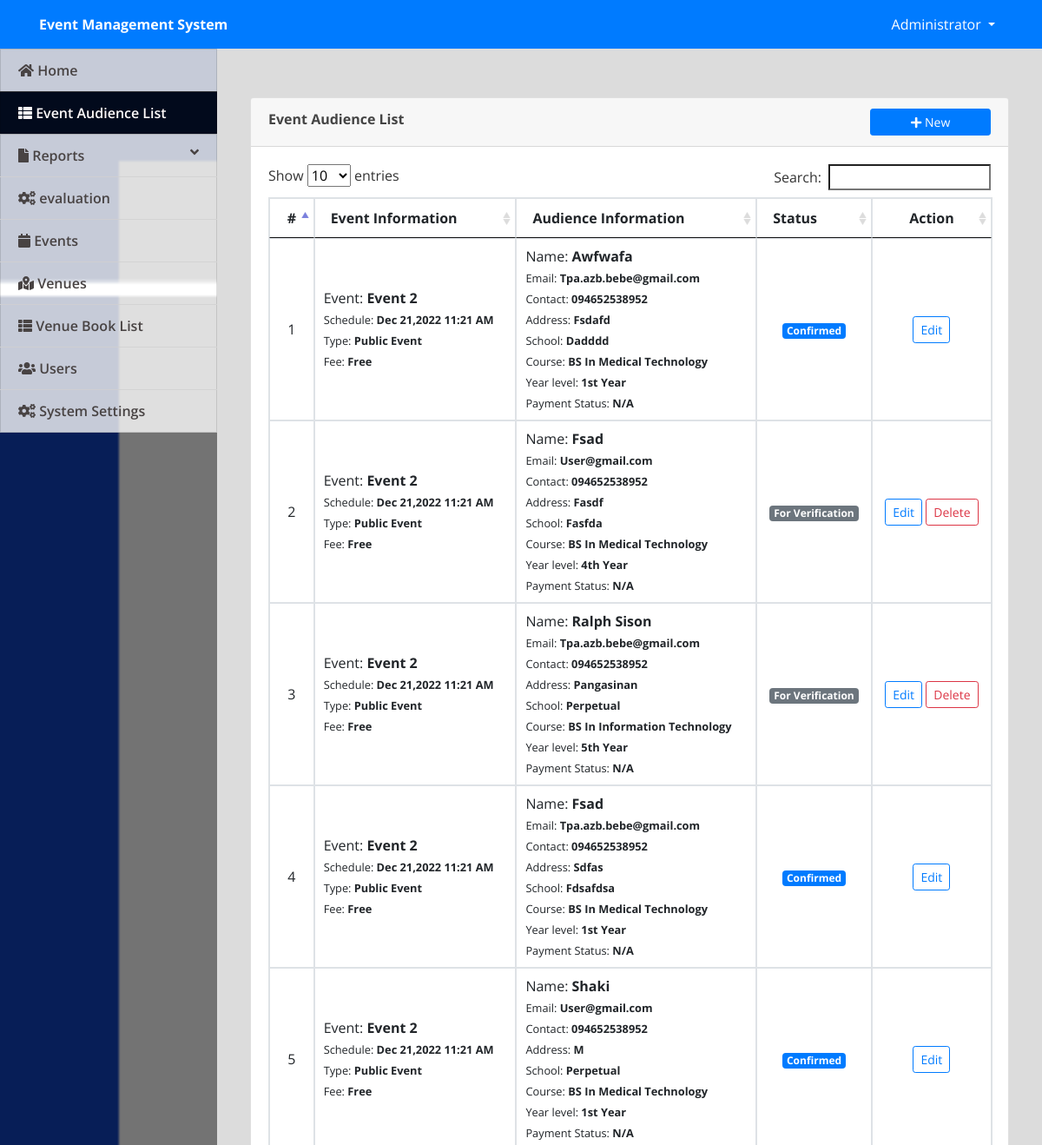
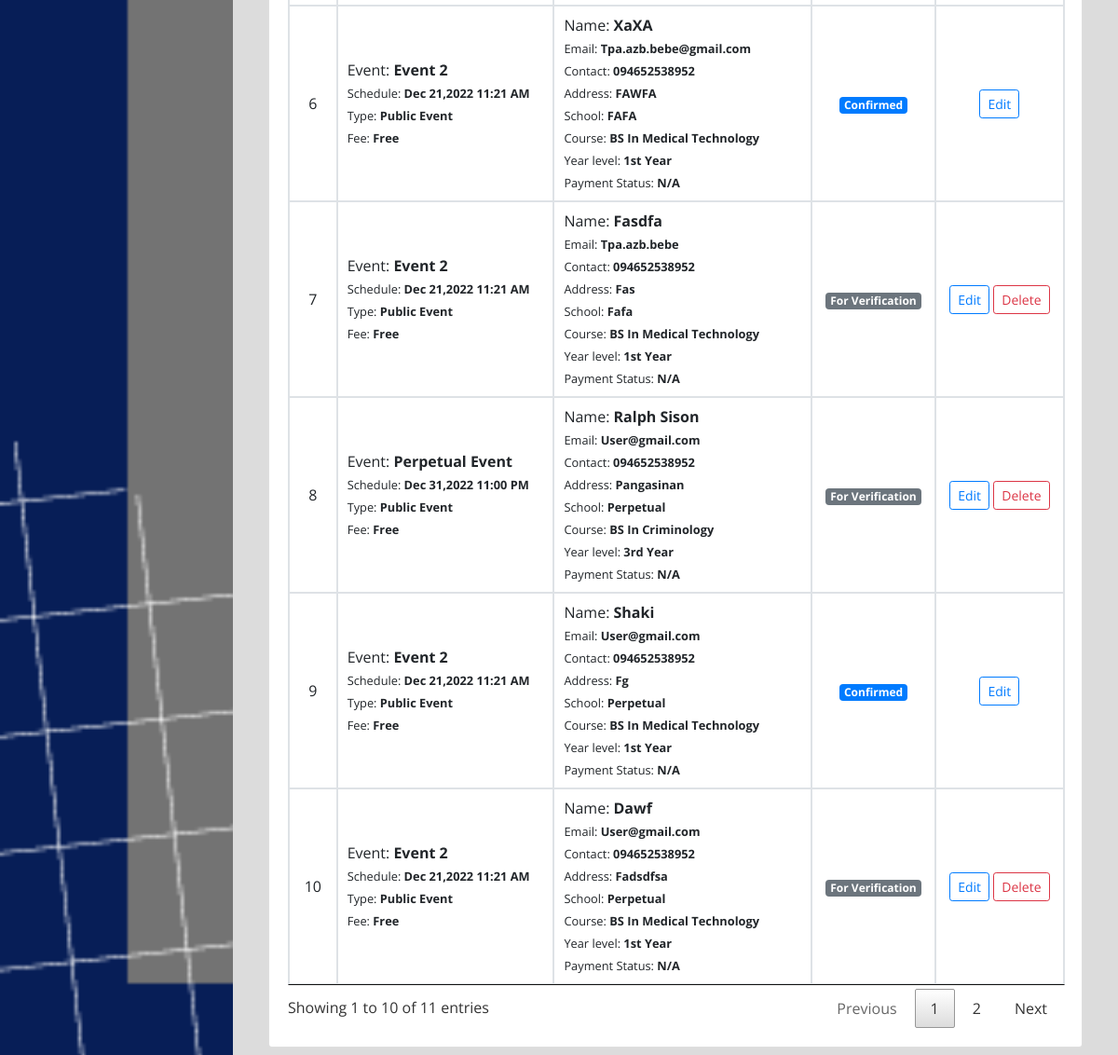
Screenshot of /admin/index.php?page=audience (signed in) with the database file from the repository (2 pictures, top to bottom).
### tables this page shows
CREATE TABLE `audience` (
  `id` int(11) NOT NULL,
  `name` text NOT NULL,
  `contact` varchar(50) NOT NULL,
  `email` varchar(100) NOT NULL,
  `address` text NOT NULL,
  `event_id` int(30) NOT NULL,
  `payment_status` tinyint(1) NOT NULL DEFAULT 0 COMMENT '0= pending, 1 =Paid',
  `attendance_status` tinyint(1) NOT NULL DEFAULT 0 COMMENT '1= present',
  `status` tinyint(1) NOT NULL DEFAULT 0 COMMENT '0 = for verification,  1 = confirmed,2= declined',
  `date_created` datetime NOT NULL DEFAULT current_timestamp(),
  `school` text NOT NULL,
  `course` text NOT NULL,
  `year` text NOT NULL
);

CREATE TABLE `events` (
  `id` int(30) NOT NULL,
  `venue_id` int(30) NOT NULL,
  `event` text NOT NULL,
  `description` text NOT NULL,
  `schedule` datetime NOT NULL,
  `type` tinyint(1) NOT NULL DEFAULT 1 COMMENT '1=Public, 2-Private',
  `audience_capacity` int(30) NOT NULL,
  `payment_type` tinyint(1) NOT NULL DEFAULT 1 COMMENT '1=Free,payable',
  `amount` double NOT NULL DEFAULT 0,
  `banner` text NOT NULL,
  `date_created` datetime NOT NULL,
  `statusevent` tinyint(1) NOT NULL
);

### admin/audience.php (the view, shortened to what this page needs)
<?php include('db_connect.php');?>
<div class="container-fluid">
	<div class="col-lg-12">
		<div class="row">
			<div class="col-md-12">
				<div class="card">
					<div class="card-header">
						<b>Event Audience List</b>
						<span class="">
							<button class="btn btn-primary btn-block btn-sm col-sm-2 float-right" type="button" id="new_register">
					<i class="fa fa-plus"></i> New</button>
				</span>
					</div>
					<div class="card-body">
						<table class="table table-bordered table-condensed table-hover">
							<thead>
								<tr>
									<th class="text-center">#</th>
									<th class="">Event Information</th>
									<th class="">Audience Information</th>
									<th class="">Status</th>
									<th class="text-center">Action</th>
								</tr>
							</thead>
							<tbody>
								<?php
								$i = 1;
								$registering = $conn->query("SELECT a.*,e.event,e.payment_type,e.type,e.amount,e.schedule from audience a inner join events e on e.id = a.event_id");
								while($row=$registering->fetch_assoc()):
								?>
								<tr>
									<td class="text-center"><?php echo $i++ ?></td>
									<td class="">
										 <p>Event: <b><?php echo ucwords($row['event']) ?></b></p>
										 <p><small>Schedule: <b><?php echo date("M d,Y h:i A",strtotime($row['schedule'])) ?></b></small></p>
										 <p><small>Type: <b><?php echo $row['type']  == 1 ? "Public Event" : "Private Event" ?></small></b></p>
										 <p><small>Fee: <b><?php echo $row['payment_type']  == 1 ? "Free" : number_format($row['amount'],2) ?></small></b></p>
									</td>
									<td class="">
										 <p>Name: <b><?php echo  ucwords($row['name']) ?></b></p>
										 <p><small>Email: <b><?php echo  ucwords($row['email']) ?></b></small></p>
										 <p><small>Contact: <b><?php echo  ucwords($row['contact']) ?></b></small></p>
										 <p><small>Address: <b><?php echo  ucwords($row['address']) ?></b></small></p>
										 <p><small>School: <b><?php echo  ucwords($row['school']) ?></b></small></p>
										 <p><small>Course: <b><?php echo  ucwords($row['course']) ?></b></small></p>
										 <p><small>Year level: <b><?php echo  ucwords($row['year']) ?></b></small></p>
										 <p><small>Payment Status: <b><?php echo $row['payment_type']  == 1 ? "N/A" : ($row['payment_status'] == 1 ? "Paid" : "Unpaid") ?></small></b></p>
									</td>
									<td class="text-center">
										 <?php if($row['status'] == 0): ?>
										 	<span class="badge badge-secondary">For Verification</span>
										 <?php elseif($row['status'] == 1): ?>
										 	<span class="badge badge-primary">Confirmed</span>
										<?php elseif($row['status'] == 2): ?>
										 	<span class="badge badge-danger">Cancelled</span>
										 <?php endif; ?>
									</td>
									<td class="text-center">
										<button class="btn btn-sm btn-outline-primary edit_register" type="button" data-id="<?php echo $row['id'] ?>" >Edit</button>
										<?php if(in_array($row['status'],array(0,2))): ?>
										<button class="btn btn-sm btn-outline-danger delete_register" type="button" data-id="<?php echo $row['id'] ?>">Delete</button>
										 <?php endif; ?>
									</td>
								</tr>
								<?php endwhile; ?>
							</tbody>
						</table>
					</div>
				</div>
			</div>
		</div>
	</div>
</div>

### admin/index.php (shortened to what this page needs)
<!DOCTYPE html>
<html lang="en">
<head>
<?php
 include('./header.php');
 ?>
</head>
<body>
	<?php include 'topbar.php' ?>
	<?php include 'navbar.php' ?>
  <main id="view-panel" >
      <?php $page = isset($_GET['page']) ? $_GET['page'] :'home'; ?>
  	<?php include $page.'.php' ?>
  </main>
</body>
</html>

### admin/header.php (shortened to what this page needs)
  <link rel="stylesheet" href="assets/font-awesome/css/all.min.css">
<link href="assets/vendor/bootstrap/css/bootstrap.min.css" rel="stylesheet">
<link href="assets/vendor/icofont/icofont.min.css" rel="stylesheet">
<link href="assets/vendor/boxicons/css/boxicons.min.css" rel="stylesheet">
<link href="assets/vendor/venobox/venobox.css" rel="stylesheet">
<link href="assets/vendor/animate.css/animate.min.css" rel="stylesheet">
<link href="assets/vendor/remixicon/remixicon.css" rel="stylesheet">
<link href="assets/vendor/owl.carousel/assets/owl.carousel.min.css" rel="stylesheet">
<link href="assets/vendor/bootstrap-datepicker/css/bootstrap-datepicker.min.css" rel="stylesheet">
<link href="assets/DataTables/datatables.min.css" rel="stylesheet">
<link href="assets/css/jquery.datetimepicker.min.css" rel="stylesheet">
<link href="assets/css/select2.min.css" rel="stylesheet">
<link href="assets/css/style.css" rel="stylesheet">
<link type="text/css" rel="stylesheet" href="assets/css/jquery-te-1.4.0.css">

### admin/topbar.php (shortened to what this page needs)
<nav class="navbar navbar-light fixed-top bg-primary" style="padding:0;min-height: 3.5rem">
  <div class="container-fluid mt-2 mb-2">
  	<div class="col-lg-12">
      <div class="col-md-4 float-left text-white">
        <large><b><?php echo isset($_SESSION['system']['name']) ? $_SESSION['system']['name'] : '' ?></b></large>
      </div>
	  	<div class="float-right">
        <div class=" dropdown mr-4">
            <a href="#" class="text-white dropdown-toggle"  id="account_settings" data-toggle="dropdown" aria-haspopup="true" aria-expanded="false"><?php echo $_SESSION['login_name'] ?> </a>
        </div>
      </div>
  </div>
</nav>

### admin/navbar.php (shortened to what this page needs)
<nav id="sidebar" class='mx-lt-5 bg-dark' >
		<div class="sidebar-list">
				<a href="index.php?page=home" class="nav-item nav-home"><span class='icon-field'><i class="fa fa-home"></i></span> Home</a>
				<a href="index.php?page=audience" class="nav-item nav-audience"><span class='icon-field'><i class="fa fa-th-list"></i></span> Event Audience List</a>
				<a  class="nav-item nav-reports" data-toggle="collapse" href="#reportCollpase" role="button" aria-expanded="false" aria-controls="reportCollpase"><span class='icon-field'><i class="fa fa-file"></i></span> Reports <i class="fa fa-angle-down float-right"></i></a>
				<a href="index.php?page=eval" class="nav-item nav-=eval"><span class='icon-field'><i class="fa fa-cogs"></i></span> evaluation</a>
				<?php if($_SESSION['login_type'] == 1): ?>
					<a href="index.php?page=events" class="nav-item nav-events"><span class='icon-field'><i class="fa fa-calendar"></i></span> Events</a>
				<a href="index.php?page=venue" class="nav-item nav-venue"><span class='icon-field'><i class="fa fa-map-marked-alt"></i></span> Venues</a>
				<a href="index.php?page=booking" class="nav-item nav-booking"><span class='icon-field'><i class="fa fa-th-list"></i></span> Venue Book List</a>
				<a href="index.php?page=users" class="nav-item nav-users"><span class='icon-field'><i class="fa fa-users"></i></span> Users</a>
				<a href="index.php?page=site_settings" class="nav-item nav-site_settings"><span class='icon-field'><i class="fa fa-cogs"></i></span> System Settings</a>
			<?php endif; ?>
		</div>
</nav>

### admin/assets/css/style.css (style rules this page uses)
body { font-family: "Open Sans", sans-serif; color: #444444; width: 100%; height: calc(100%); }
a { color: #1977cc; }
nav#sidebar { height: calc(100%); position: fixed; z-index: 99; left: 0; width: 250px; background: url(../uploads/art-cover.jpg); background-repeat: no-repeat; background-size: cover; }
a.nav-item { position: relative; display: block; padding: .75rem 1.25rem; margin-bottom: -1px; border: 1px solid rgba(0,0,0,.125); background-color: #ffffffc4; color: #484343; font-weight: 600; }
a.nav-item:hover, .nav-item.active { background-color: #000000ad; color: #fffafa; }
main#view-panel { margin-left: 250px; width:calc(100% - 250px); margin-top: 3.5rem; padding: .5em }

### admin/index.php (style rules this page uses)
body { background: #80808045; }

### admin/navbar.php (style rules this page uses)
nav#sidebar { background: url('assets/uploads/2.png'); background-repeat: no-repeat; background-size: cover; }

### admin/audience.php (style rules this page uses)
td { vertical-align: middle !important; }
td p { margin: unset }

### rows the page displays
audience: event.event "Event 2", event.schedule "Dec 21,2022 11:21 AM", name "Awfwafa", email "Tpa.azb.bebe@gmail.com", contact "094652538952", address "Fsdafd", school "Dadddd", course "BS In Medical Technology", year "1st Year", status "Confirmed"
audience: event.event "Event 2", event.schedule "Dec 21,2022 11:21 AM", name "Fsad", email "User@gmail.com", contact "094652538952", address "Fasdf", school "Fasfda", course "BS In Medical Technology", year "4th Year", status "For Verification"
audience: event.event "Event 2", event.schedule "Dec 21,2022 11:21 AM", name "Ralph Sison", email "Tpa.azb.bebe@gmail.com", contact "094652538952", address "Pangasinan", school "Perpetual", course "BS In Information Technology", year "5th Year", status "For Verification"
audience: event.event "Event 2", event.schedule "Dec 21,2022 11:21 AM", name "Fsad", email "Tpa.azb.bebe@gmail.com", contact "094652538952", address "Sdfas", school "Fdsafdsa", course "BS In Medical Technology", year "1st Year", status "Confirmed"
audience: event.event "Event 2", event.schedule "Dec 21,2022 11:21 AM", name "Shaki", email "User@gmail.com", contact "094652538952", address "M", school "Perpetual", course "BS In Medical Technology", year "1st Year", status "Confirmed"
audience: event.event "Event 2", event.schedule "Dec 21,2022 11:21 AM", name "XaXA", email "Tpa.azb.bebe@gmail.com", contact "094652538952", address "FAWFA", school "FAFA", course "BS In Medical Technology", year "1st Year", status "Confirmed"
audience: event.event "Event 2", event.schedule "Dec 21,2022 11:21 AM", name "Fasdfa", email "Tpa.azb.bebe", contact "094652538952", address "Fas", school "Fafa", course "BS In Medical Technology", year "1st Year", status "For Verification"
audience: event.event "Perpetual Event", event.schedule "Dec 31,2022 11:00 PM", name "Ralph Sison", email "User@gmail.com", contact "094652538952", address "Pangasinan", school "Perpetual", course "BS In Criminology", year "3rd Year", status "For Verification"
audience: event.event "Event 2", event.schedule "Dec 21,2022 11:21 AM", name "Shaki", email "User@gmail.com", contact "094652538952", address "Fg", school "Perpetual", course "BS In Medical Technology", year "1st Year", status "Confirmed"
audience: event.event "Event 2", event.schedule "Dec 21,2022 11:21 AM", name "Dawf", email "User@gmail.com", contact "094652538952", address "Fadsdfsa", school "Perpetual", course "BS In Medical Technology", year "1st Year", status "For Verification"

### other values shown
$_SESSION['system']['name'] "Event Management System"
$_SESSION['login_name'] "Administrator"
